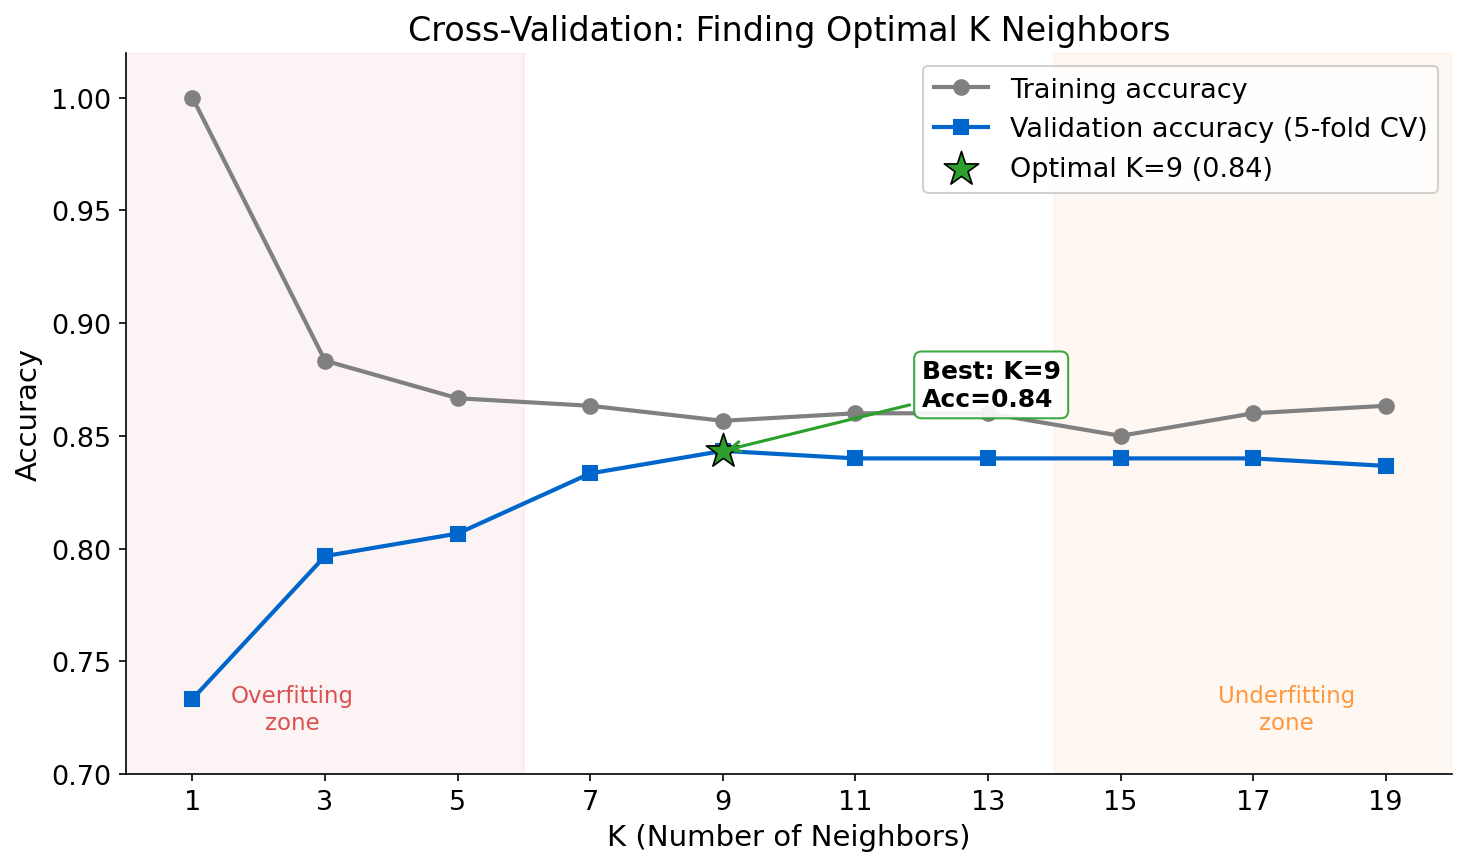

Here is the Python script that generated this plot:
"""
Chart 13: Cross-Validation - Finding Optimal K Neighbors
Train vs validation accuracy curves with overfitting/underfitting zones.
"""
import matplotlib.pyplot as plt
import numpy as np
from pathlib import Path
from sklearn.neighbors import KNeighborsClassifier
from sklearn.datasets import make_classification
from sklearn.model_selection import cross_val_score

plt.rcParams.update({
    'font.size': 14, 'axes.labelsize': 14, 'axes.titlesize': 16,
    'xtick.labelsize': 13, 'ytick.labelsize': 13, 'legend.fontsize': 13,
    'figure.figsize': (10, 6), 'figure.dpi': 150,
    'axes.spines.top': False, 'axes.spines.right': False,
})

COLORS = {
    'purple': '#3333B2', 'blue': '#0066CC', 'orange': '#FF7F0E',
    'green': '#2CA02C', 'red': '#D62728', 'lavender': '#ADADE0', 'gray': '#808080',
}

np.random.seed(42)

# Generate synthetic classification data
X, y = make_classification(n_samples=300, n_features=10, n_informative=5,
                           n_redundant=2, n_classes=2, random_state=42,
                           flip_y=0.1)

k_values = [1, 3, 5, 7, 9, 11, 13, 15, 17, 19]
train_scores = []
val_scores = []

for k in k_values:
    knn = KNeighborsClassifier(n_neighbors=k)
    # Training accuracy (fit on all, predict on all)
    knn.fit(X, y)
    train_scores.append(knn.score(X, y))
    # Validation accuracy (5-fold CV)
    cv_scores = cross_val_score(knn, X, y, cv=5, scoring='accuracy')
    val_scores.append(cv_scores.mean())

train_scores = np.array(train_scores)
val_scores = np.array(val_scores)

# Find optimal K
best_idx = np.argmax(val_scores)
best_k = k_values[best_idx]
best_acc = val_scores[best_idx]

# --- Plot ---
fig, ax = plt.subplots(figsize=(10, 6))

# Shaded zones
ax.axvspan(0, 6, alpha=0.05, color=COLORS['red'], zorder=0)
ax.axvspan(14, 20, alpha=0.05, color=COLORS['orange'], zorder=0)
ax.text(2.5, 0.72, 'Overfitting\nzone', fontsize=11, color=COLORS['red'],
        ha='center', alpha=0.8)
ax.text(17.5, 0.72, 'Underfitting\nzone', fontsize=11, color=COLORS['orange'],
        ha='center', alpha=0.8)

# Training accuracy line
ax.plot(k_values, train_scores, 'o-', color=COLORS['gray'], linewidth=2.0,
        markersize=7, label='Training accuracy', zorder=3)

# Validation accuracy line
ax.plot(k_values, val_scores, 's-', color=COLORS['blue'], linewidth=2.0,
        markersize=7, label='Validation accuracy (5-fold CV)', zorder=3)

# Optimal K (green star)
ax.scatter(best_k, best_acc, color=COLORS['green'], s=300, marker='*',
           zorder=5, edgecolors='black', linewidths=0.8,
           label=f'Optimal K={best_k} ({best_acc:.2f})')

# Annotate optimal
ax.annotate(f'Best: K={best_k}\nAcc={best_acc:.2f}',
            xy=(best_k, best_acc),
            xytext=(best_k + 3, best_acc + 0.02),
            fontsize=12, fontweight='bold',
            bbox=dict(boxstyle='round,pad=0.3', facecolor='white',
                      edgecolor=COLORS['green'], alpha=0.9),
            arrowprops=dict(arrowstyle='->', color=COLORS['green'], lw=1.5),
            zorder=6)

ax.set_xlabel('K (Number of Neighbors)')
ax.set_ylabel('Accuracy')
ax.set_title('Cross-Validation: Finding Optimal K Neighbors')
ax.set_xticks(k_values)
ax.set_ylim(0.70, 1.02)
ax.set_xlim(0, 20)
ax.legend(loc='upper right', framealpha=0.9)

plt.tight_layout()
output_path = Path(__file__).parent / 'chart.pdf'
plt.savefig(output_path, dpi=300, bbox_inches='tight', facecolor='white')
plt.savefig(Path(__file__).parent / 'chart.png', dpi=150, bbox_inches='tight', facecolor='white')
plt.close()
print(f"Chart saved to: {output_path}")
